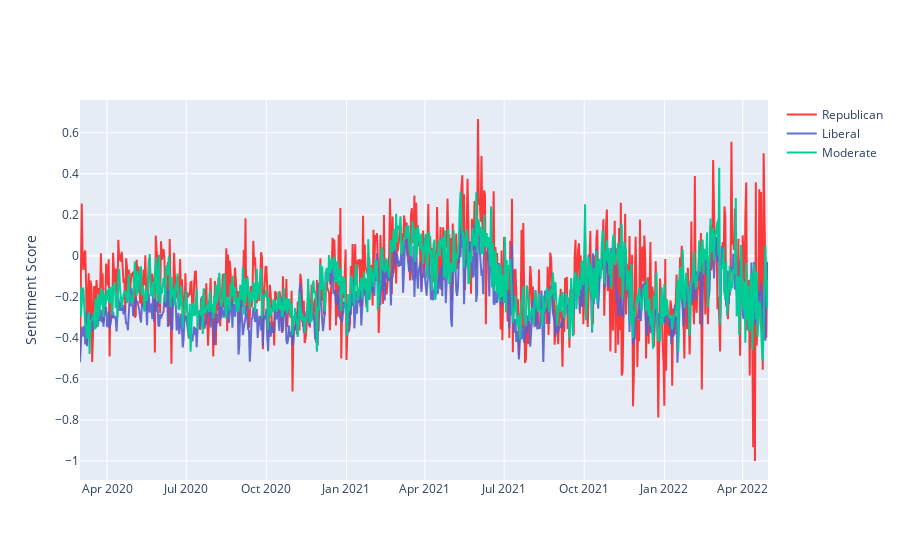

The cell this chart's notebook holds for it:
### Code cell
fig = go.Figure()
fig.add_trace(go.Scatter(x=us_political_df.loc['R', 'date'], y=us_political_df.loc['R', 'prediction'], name='Republican', line={'color':'#fc2626'}, opacity=0.9))
fig.add_trace(go.Scatter(x=us_political_df.loc['L', 'date'], y=us_political_df.loc['L', 'prediction'], name='Liberal', line={'color':'#585fcc'}, opacity=0.9))
fig.add_trace(go.Scatter(x=us_political_df.loc['C', 'date'], y=us_political_df.loc['C', 'prediction'], name='Moderate',))
fig.update_yaxes(title_text="Sentiment Score")

### Figure 1 — Plotly figure (JSON) as saved in the notebook; plotly's stock layout.template omitted (floating-point values rounded to 4 significant figures; data arrays with more than 128 entries replaced by an {"elided": "..."} marker saying what was removed)
{"data": [{"line": {"color": "#fc2626"}, "name": "Republican", "opacity": 0.9, "type": "scatter", "x": {"elided": "791 str values"}, "y": {"elided": "791 float values"}}, {"line": {"color": "#585fcc"}, "name": "Liberal", "opacity": 0.9, "type": "scatter", "x": {"elided": "791 str values"}, "y": {"elided": "791 float values"}}, {"name": "Moderate", "type": "scatter", "x": {"elided": "791 str values"}, "y": {"elided": "791 float values"}}], "layout": {"yaxis": {"title": {"text": "Sentiment Score"}}}}
